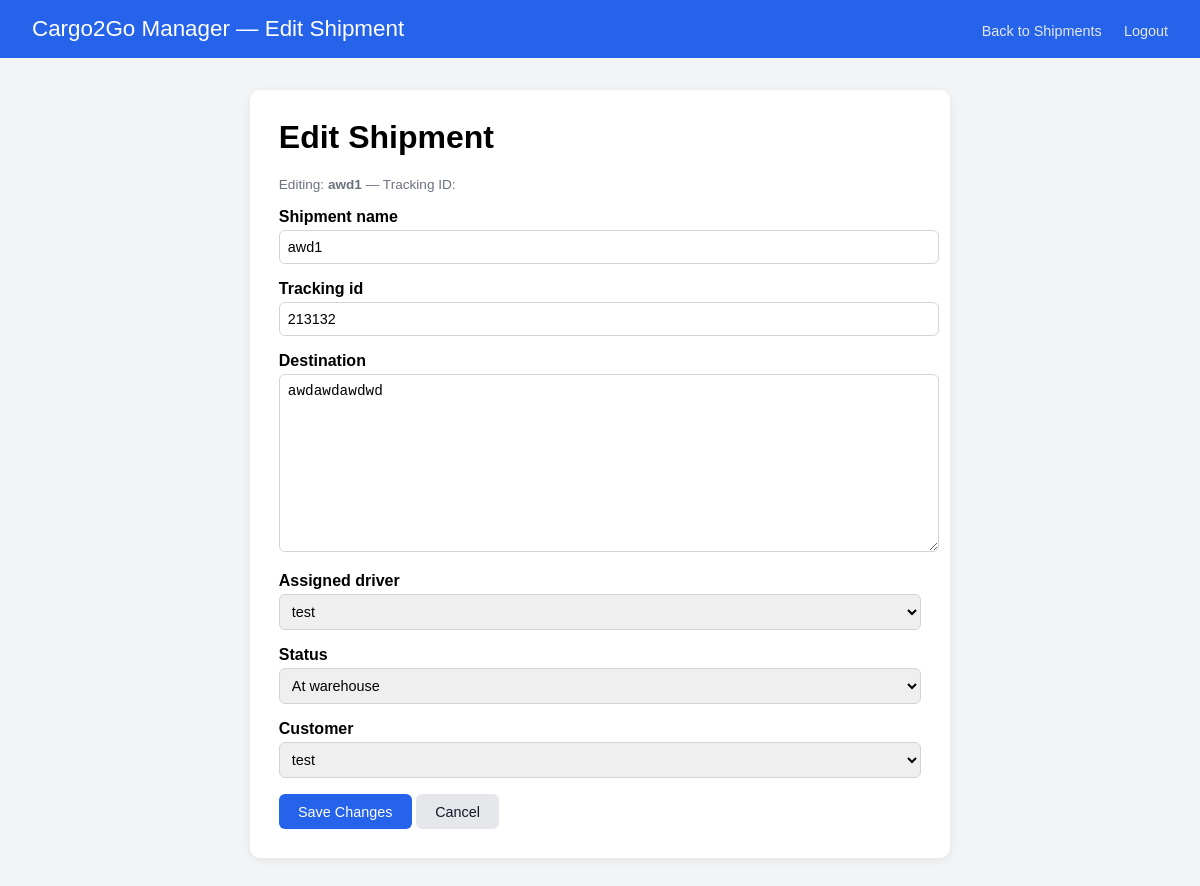
Page /manager/shipments/1/edit/ (signed in) on the committed database.
### shipments/models.py (models this page shows, shortened)
class Shipments(models.Model):
    shipment_name = models.CharField(max_length=50)
    Status_choices = [
        ('In_Transit', 'In Transit'),
        ('At_Warehouse', 'At warehouse'),
        ('Deliver', "Out for Delivery"),
        ('Delivered', "Delivered")
    ]
    status = models.CharField(choices=Status_choices, default="At_Warehouse", max_length=20)
    assigned_driver = models.ForeignKey(User, null=True, blank=True, on_delete=models.SET_NULL, related_name="assigned_shipments")
    customer = models.ForeignKey(User, null=True, blank=True, on_delete=models.SET_NULL, related_name="customer_shipments")
    tracking_id = models.CharField(max_length=20, unique=True, validators=[RegexValidator(regex=r"^[A-Z0-9-]+$", message="Tracking ID input invalid.")])
    destination = models.TextField()

### shipments/views.py (the view)
# urls.py: path("manager/shipments/<int:pk>/edit/", shipment_views.manager_modify_shipment, name="manager_modify"),
@login_required
@group_required("Manager", "Admin")
def manager_modify_shipment(request, pk):
    shipment = get_object_or_404(Shipments, pk=pk)
    if request.method == "POST":
        form = ShipmentForms(request.POST, instance=shipment)
        if form.is_valid():
            form.save()
            return redirect("manager_shipments")
    else:
        form = ShipmentForms(instance=shipment)
    return render(request, "managermodify.html", {"form": form, "shipment": shipment})

### shipments/forms.py (shortened to what this page needs)
class ShipmentForms(forms.ModelForm):
    class Meta:
        model = Shipments
        fields = ["shipment_name", "tracking_id", "destination", "assigned_driver", "status", "customer"]

### templates/managermodify.html (shortened to what this page needs)
<!DOCTYPE html>
<html lang="en">
<head>
</head>
<body>
<header>
    <div>Cargo2Go Manager &mdash; Edit Shipment</div>
    <div>
        <a href="{% url 'manager_shipments' %}">Back to Shipments</a>
        <a href="{% url 'logout' %}">Logout</a>
    </div>
</header>
<div class="container">
    <div class="card">
        <h1>Edit Shipment</h1>
        <p class="meta">
            Editing: <strong>{{ shipment.shipment_name }}</strong> &mdash; Tracking ID:
        </p>
        <form method="post">
            {% for field in form %}
                <p>
                    <label for="{{ field.id_for_label }}">{{ field.label }}</label>
                    {{ field }}
                </p>
            {% endfor %}
            <div class="actions">
                <button type="submit" class="btn btn-primary">Save Changes</button>
                <a href="{% url 'manager_shipments' %}" class="btn btn-secondary">Cancel</a>
            </div>
        </form>
    </div>
</div>
</body>
</html>

### templates/managermodify.html (style rules this page uses)
body { margin: 0; background: #f3f4f6; font-family: Arial, sans-serif; }
header { background: #2563eb; color: white; padding: 1rem 2rem; font-size: 1.4rem; display: flex; justify-content: space-between; align-items: center; }
header a { color: #e5e7eb; text-decoration: none; margin-left: 1rem; font-size: 0.9rem; }
.container { padding: 2rem; max-width: 700px; margin: 0 auto; }
.card { background: white; padding: 1.8rem; border-radius: 10px; box-shadow: 0 2px 8px rgba(0,0,0,0.08); }
h1 { margin-top: 0; }
form p { margin-bottom: 1rem; }
label { display: block; font-weight: 600; margin-bottom: 0.25rem; }
input[type="text"], select, textarea { width: 100%; padding: 0.5rem; border-radius: 6px; border: 1px solid #d1d5db; font-size: 0.9rem; }
.btn { display: inline-block; padding: 0.6rem 1.2rem; border-radius: 6px; text-decoration: none; font-size: 0.9rem; border: none; cursor: pointer; }
.btn-primary { background: #2563eb; color: white; }
.btn-secondary { background: #e5e7eb; color: #111827; }
.actions { margin-top: 1rem; }
.meta { font-size: 0.85rem; color: #6b7280; margin-bottom: 0.75rem; }

### rows in the picture
Shipments: shipment_name "awd1", form "awd1" "213132" "awdawdawdwd" "test" "At warehouse" "test"

### other values in the picture
{{ field.label }} "Shipment name" "Tracking id" "Destination" "Assigned driver" "Status" "Customer"
